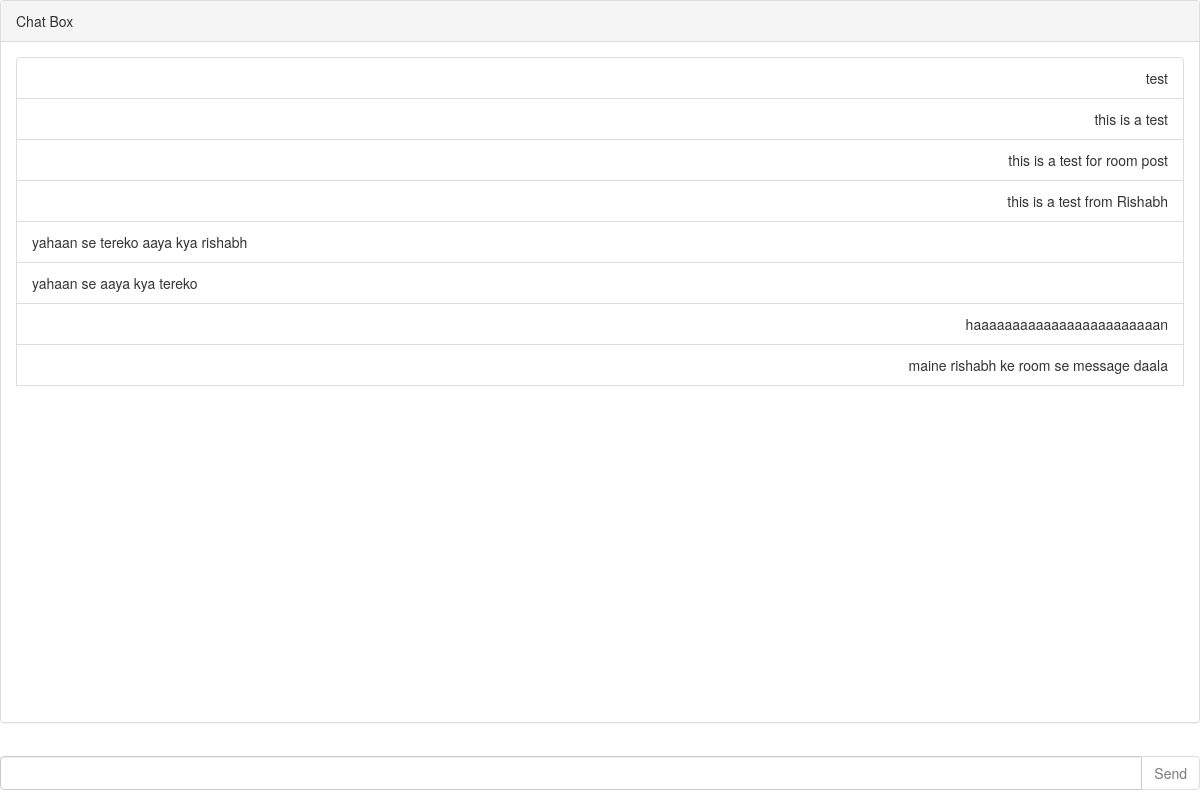
Page /chatroom/rishabh/ (signed in) on the committed database.
### chatapp/models.py (models this page shows, shortened)
class Message(models.Model):
    user = models.ForeignKey(User, on_delete=models.CASCADE, null=True)
    name = models.CharField(max_length=100, null=True)
    messages = models.TextField(max_length=10000, null=True)
    created = models.DateTimeField(auto_now_add=True, null=True)
    ipaddress = models.GenericIPAddressField(null=True)

### chatapp/views.py (the view)
# urls.py: path('<room_name>/', views.activeroom, name='activeroom'),
def activeroom(request, room_name):
    print(room_name)
    if not request.user.is_anonymous:
        if Room.objects.filter(name=room_name).exists():
            messages = Message.objects.filter(name=room_name)
            return render(request, 'chatapp/home.html', {'chat': messages, 'room_key': room_name})
        else:
            return HttpResponseNotFound(render(request, 'chatapp/notfound.html'))
    return redirect('/login')

### chatapp/templates/chatapp/home.html (shortened to what this page needs)
{% load static %}
<html>
<head>
    <link rel="stylesheet" href="http://maxcdn.bootstrapcdn.com/bootstrap/3.3.5/css/bootstrap.min.css">
    <link rel="stylesheet" href="{% static 'chatapp/chat.css' %}">
</head>
<body>
    <div id="chat-body" class="panel panel-default">
        <div class="panel-heading">Chat Box</div>
        <div id="msg-list-div" class="panel-body">
            <ul id="msg-list" class="list-group">
                {% for obj in chat %}
                {% if obj.user == request.user %}
                <li class="text-right list-group-item" value='{{obj.id}}'>{{ obj.messages }}</li>
                {% else %}
                <li class="text-left list-group-item" value='{{obj.id}}'>{{ obj.messages }}</li>
                {% endif %} {% empty %}
                <li class="text-right list-group-item">No messages yet!</li>
                {% endfor %}
            </ul>
        </div>
    </div>
    <form id="chat-form" action='/post/' method='post'>
        <div id="chat-bottom" class="input-group">
            <input type="text" id="chat-msg" name="chat-msg" class="form-control" />
            <span class="input-group-btn">
                <input class="btn btn-default" id="send" type="submit" value="Send"/>
            </span>
        </div>
    </form>
</body>
</html>

### chatapp/static/chatapp/chat.css (style rules this page uses)
#chat-bottom { position: fixed; bottom: 10px; }
.panel-body { overflow-y: scroll; height: 85%; }

### rows in the picture
Message: {{ obj.id }} 4 (drawn), messages "test"
Message: {{ obj.id }} 97 (drawn), messages "this is a test"
Message: {{ obj.id }} 104 (drawn), messages "this is a test for room post"
Message: {{ obj.id }} 105 (drawn), messages "this is a test from Rishabh"
Message: {{ obj.id }} 113 (drawn), messages "yahaan se tereko aaya kya rishabh"
Message: {{ obj.id }} 119 (drawn), messages "yahaan se aaya kya tereko"
Message: {{ obj.id }} 120 (drawn), messages "haaaaaaaaaaaaaaaaaaaaaaaan"
Message: {{ obj.id }} 129 (drawn), messages "maine rishabh ke room se message daala"
